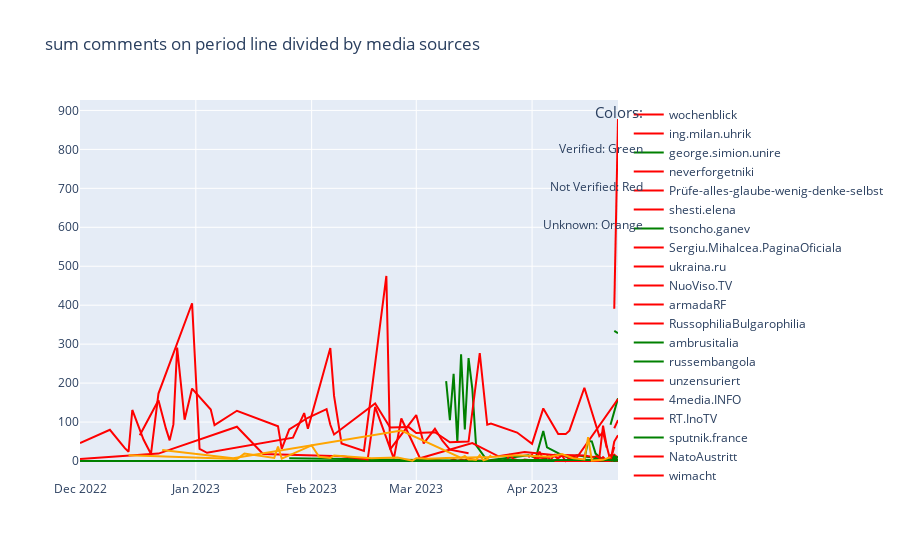

Source (notebook cell):
### Markdown cell above
## -> 6. Chart "Sum comments" by every media on timeline

### Code cell
SumComments_OnPeriod_Divided_byMedia(Aks_groupbyPosts_periods)

### Figure 1 — Plotly figure (JSON) as saved in the notebook; plotly's stock layout.template omitted (floating-point values rounded to 4 significant figures)
{"data": [{"hovertemplate": "Username: wochenblick<br>Sum Posts: {y}Date: {x}", "line": {"color": "red"}, "mode": "lines", "name": "wochenblick", "type": "scatter", "x": ["2023-04-24"], "y": [8]}, {"hovertemplate": "Username: ing.milan.uhrik<br>Sum Posts: {y}Date: {x}", "line": {"color": "red"}, "mode": "lines", "name": "ing.milan.uhrik", "type": "scatter", "x": ["2023-03-13", "2023-03-15", "2023-03-16", "2023-03-17", "2023-03-19", "2023-03-20", "2023-03-22", "2023-03-25", "2023-03-26", "2023-03-27", "2023-03-30", "2023-03-31", "2023-04-02", "2023-04-04", "2023-04-06", "2023-04-07", "2023-04-09", "2023-04-10", "2023-04-12", "2023-04-13", "2023-04-15", "2023-04-16", "2023-04-17", "2023-04-18", "2023-04-19", "2023-04-21", "2023-04-22"], "y": [0, 0, 0, 0, 0, 0, 1, 0, 0, 1, 0, 0, 1, 0, 0, 0, 0, 0, 0, 0, 0, 0, 0, 1, 0, 0, 0]}, {"hovertemplate": "Username: george.simion.unire<br>Sum Posts: {y}Date: {x}", "line": {"color": "green"}, "mode": "lines", "name": "george.simion.unire", "type": "scatter", "x": ["2023-03-09", "2023-03-10", "2023-03-11", "2023-03-12", "2023-03-13", "2023-03-14", "2023-03-15", "2023-03-16", "2023-03-17", "2023-03-20", "2023-03-31", "2023-04-02", "2023-04-04", "2023-04-05", "2023-04-09", "2023-04-11", "2023-04-13", "2023-04-16", "2023-04-19"], "y": [205, 105, 224, 48, 274, 81, 264, 186, 41, 1, 15, 8, 77, 35, 15, 8, 15, 10, 11]}, {"hovertemplate": "Username: neverforgetniki<br>Sum Posts: {y}Date: {x}", "line": {"color": "red"}, "mode": "lines", "name": "neverforgetniki", "type": "scatter", "x": ["2023-03-31", "2023-04-01", "2023-04-02", "2023-04-03", "2023-04-04", "2023-04-05", "2023-04-06", "2023-04-07", "2023-04-08"], "y": [10, 16, 5, 9, 8, 8, 12, 12, 7]}, {"hovertemplate": "Username: Prüfe-alles-glaube-wenig-denke-selbst<br>Sum Posts: {y}Date: {x}", "line": {"color": "red"}, "mode": "lines", "name": "Prüfe-alles-glaube-wenig-denke-selbst", "type": "scatter", "x": ["2022-12-01", "2022-12-09", "2022-12-13", "2022-12-14", "2022-12-15", "2022-12-18", "2022-12-20", "2022-12-22", "2022-12-31", "2023-01-02", "2023-01-04", "2023-01-27", "2023-01-30", "2023-01-31", "2023-02-06", "2023-02-07", "2023-02-09", "2023-02-15", "2023-02-21", "2023-02-22", "2023-03-01", "2023-03-03", "2023-03-06", "2023-03-08", "2023-03-10", "2023-03-15"], "y": [46, 80, 33, 24, 131, 55, 18, 173, 405, 31, 21, 60, 123, 83, 290, 167, 45, 26, 475, 30, 118, 45, 83, 52, 29, 20]}, {"hovertemplate": "Username: shesti.elena<br>Sum Posts: {y}Date: {x}", "line": {"color": "red"}, "mode": "lines", "name": "shesti.elena", "type": "scatter", "x": ["2023-04-19", "2023-04-20", "2023-04-21", "2023-04-22", "2023-04-23", "2023-04-24"], "y": [0, 10, 1, 11, 16, 8]}, {"hovertemplate": "Username: tsoncho.ganev<br>Sum Posts: {y}Date: {x}", "line": {"color": "green"}, "mode": "lines", "name": "tsoncho.ganev", "type": "scatter", "x": ["2023-04-15", "2023-04-16", "2023-04-17", "2023-04-18", "2023-04-19", "2023-04-20", "2023-04-21", "2023-04-22", "2023-04-23", "2023-04-24"], "y": [5, 51, 50, 19, 11, 2, 4, 1, 1, 1]}, {"hovertemplate": "Username: Sergiu.Mihalcea.PaginaOficiala<br>Sum Posts: {y}Date: {x}", "line": {"color": "red"}, "mode": "lines", "name": "Sergiu.Mihalcea.PaginaOficiala", "type": "scatter", "x": ["2023-04-23", "2023-04-24"], "y": [391, 878]}, {"hovertemplate": "Username: ukraina.ru<br>Sum Posts: {y}Date: {x}", "line": {"color": "red"}, "mode": "lines", "name": "ukraina.ru", "type": "scatter", "x": ["2023-02-25", "2023-03-02", "2023-03-03", "2023-03-08", "2023-03-10", "2023-03-11", "2023-03-12", "2023-03-13", "2023-03-14", "2023-03-15", "2023-03-17", "2023-03-20", "2023-03-22", "2023-03-25", "2023-03-26", "2023-03-27", "2023-03-29", "2023-03-30", "2023-04-01", "2023-04-02", "2023-04-03", "2023-04-04", "2023-04-05", "2023-04-06", "2023-04-07", "2023-04-15", "2023-04-22", "2023-04-23"], "y": [0, 1, 7, 0, 0, 4, 0, 3, 2, 6, 2, 0, 1, 0, 15, 5, 0, 4, 1, 1, 24, 3, 0, 3, 16, 14, 2, 36]}, {"hovertemplate": "Username: NuoViso.TV<br>Sum Posts: {y}Date: {x}", "line": {"color": "red"}, "mode": "lines", "name": "NuoViso.TV", "type": "scatter", "x": ["2023-04-20", "2023-04-21", "2023-04-22", "2023-04-23", "2023-04-24"], "y": [4, 4, 1, 2, 0]}, {"hovertemplate": "Username: armadaRF<br>Sum Posts: {y}Date: {x}", "line": {"color": "red"}, "mode": "lines", "name": "armadaRF", "type": "scatter", "x": ["2023-04-23", "2023-04-24"], "y": [84, 105]}, {"hovertemplate": "Username: RussophiliaBulgarophilia<br>Sum Posts: {y}Date: {x}", "line": {"color": "red"}, "mode": "lines", "name": "RussophiliaBulgarophilia", "type": "scatter", "x": ["2023-04-05", "2023-04-06", "2023-04-07", "2023-04-09", "2023-04-10", "2023-04-11", "2023-04-12", "2023-04-13", "2023-04-14", "2023-04-15", "2023-04-17", "2023-04-19", "2023-04-20", "2023-04-21", "2023-04-22", "2023-04-23", "2023-04-24"], "y": [16, 0, 0, 14, 0, 8, 1, 0, 1, 0, 1, 3, 0, 0, 0, 0, 0]}, {"hovertemplate": "Username: ambrusitalia<br>Sum Posts: {y}Date: {x}", "line": {"color": "green"}, "mode": "lines", "name": "ambrusitalia", "type": "scatter", "x": ["2023-04-22", "2023-04-23", "2023-04-24"], "y": [93, 130, 161]}, {"hovertemplate": "Username: russembangola<br>Sum Posts: {y}Date: {x}", "line": {"color": "green"}, "mode": "lines", "name": "russembangola", "type": "scatter", "x": ["2023-04-23", "2023-04-24"], "y": [334, 328]}, {"hovertemplate": "Username: unzensuriert<br>Sum Posts: {y}Date: {x}", "line": {"color": "red"}, "mode": "lines", "name": "unzensuriert", "type": "scatter", "x": ["2022-12-17", "2022-12-22", "2022-12-24", "2022-12-25", "2022-12-26", "2022-12-27", "2022-12-29", "2022-12-31", "2023-01-05", "2023-01-06", "2023-01-12", "2023-01-23", "2023-01-24", "2023-01-26", "2023-01-31", "2023-02-05", "2023-02-06", "2023-02-07", "2023-02-18", "2023-02-22", "2023-02-27", "2023-03-01", "2023-03-06", "2023-03-10", "2023-03-15", "2023-03-18", "2023-03-20", "2023-03-21", "2023-03-28", "2023-04-01", "2023-04-04", "2023-04-08", "2023-04-10", "2023-04-11", "2023-04-15", "2023-04-19", "2023-04-20", "2023-04-21"], "y": [66, 156, 83, 53, 94, 291, 106, 186, 132, 92, 129, 89, 31, 81, 111, 133, 93, 68, 148, 86, 87, 72, 74, 48, 50, 277, 93, 96, 73, 44, 135, 69, 69, 78, 188, 64, 74, 34]}, {"hovertemplate": "Username: 4media.INFO<br>Sum Posts: {y}Date: {x}", "line": {"color": "red"}, "mode": "lines", "name": "4media.INFO", "type": "scatter", "x": ["2023-04-19", "2023-04-20", "2023-04-21", "2023-04-22", "2023-04-23", "2023-04-24"], "y": [0, 0, 0, 0, 0, 1]}, {"hovertemplate": "Username: RT.InoTV<br>Sum Posts: {y}Date: {x}", "line": {"color": "red"}, "mode": "lines", "name": "RT.InoTV", "type": "scatter", "x": ["2023-04-16", "2023-04-17", "2023-04-18", "2023-04-19", "2023-04-20", "2023-04-21", "2023-04-22", "2023-04-23", "2023-04-24"], "y": [0, 0, 0, 0, 0, 1, 1, 0, 1]}, {"hovertemplate": "Username: sputnik.france<br>Sum Posts: {y}Date: {x}", "line": {"color": "green"}, "mode": "lines", "name": "sputnik.france", "type": "scatter", "x": ["2023-01-26", "2023-02-02", "2023-03-22", "2023-03-23", "2023-03-24", "2023-03-25", "2023-03-27", "2023-03-28", "2023-04-04", "2023-04-05"], "y": [7, 6, 0, 3, 1, 4, 1, 1, 3, 4]}, {"hovertemplate": "Username: NatoAustritt<br>Sum Posts: {y}Date: {x}", "line": {"color": "red"}, "mode": "lines", "name": "NatoAustritt", "type": "scatter", "x": ["2023-04-18", "2023-04-19", "2023-04-20", "2023-04-21", "2023-04-22", "2023-04-23", "2023-04-24"], "y": [1, 5, 7, 2, 14, 0, 1]}, {"hovertemplate": "Username: wimacht<br>Sum Posts: {y}Date: {x}", "line": {"color": "red"}, "mode": "lines", "name": "wimacht", "type": "scatter", "x": ["2023-04-17", "2023-04-18", "2023-04-19", "2023-04-20", "2023-04-21", "2023-04-22", "2023-04-23"], "y": [0, 0, 1, 2, 1, 1, 0]}, {"hovertemplate": "Username: tassagency<br>Sum Posts: {y}Date: {x}", "line": {"color": "green"}, "mode": "lines", "name": "tassagency", "type": "scatter", "x": ["2023-04-22", "2023-04-23", "2023-04-24"], "y": [0, 7, 11]}, {"hovertemplate": "Username: mod.mil.rus<br>Sum Posts: {y}Date: {x}", "line": {"color": "green"}, "mode": "lines", "name": "mod.mil.rus", "type": "scatter", "x": ["2023-03-21", "2023-04-22", "2023-04-23", "2023-04-24"], "y": [1, 3, 0, 2]}, {"hovertemplate": "Username: nicvoiculet<br>Sum Posts: {y}Date: {x}", "line": {"color": "green"}, "mode": "lines", "name": "nicvoiculet", "type": "scatter", "x": ["2023-04-22", "2023-04-23", "2023-04-24"], "y": [0, 13, 1]}, {"hovertemplate": "Username: giorgio.bianchi.100<br>Sum Posts: {y}Date: {x}", "line": {"color": "red"}, "mode": "lines", "name": "giorgio.bianchi.100", "type": "scatter", "x": ["2023-04-18", "2023-04-19", "2023-04-20", "2023-04-21", "2023-04-22", "2023-04-23", "2023-04-24"], "y": [14, 8, 91, 37, 0, 50, 66]}, {"hovertemplate": "Username: 1tvnews<br>Sum Posts: {y}Date: {x}", "line": {"color": "green"}, "mode": "lines", "name": "1tvnews", "type": "scatter", "x": ["2023-04-17", "2023-04-18", "2023-04-19", "2023-04-20", "2023-04-21", "2023-04-22", "2023-04-23", "2023-04-24"], "y": [1, 7, 2, 1, 3, 2, 3, 1]}, {"hovertemplate": "Username: lentaru<br>Sum Posts: {y}Date: {x}", "line": {"color": "green"}, "mode": "lines", "name": "lentaru", "type": "scatter", "x": ["2022-12-01", "2022-12-25", "2023-01-02", "2023-01-05", "2023-01-10", "2023-02-06", "2023-04-07"], "y": [0, 0, 0, 0, 0, 0, 0]}, {"hovertemplate": "Username: friedentotal<br>Sum Posts: {y}Date: {x}", "line": {"color": "red"}, "mode": "lines", "name": "friedentotal", "type": "scatter", "x": ["2022-12-01", "2022-12-22", "2023-01-12", "2023-01-19", "2023-02-09", "2023-02-16", "2023-02-18", "2023-02-23", "2023-02-25", "2023-03-02", "2023-03-16", "2023-03-23", "2023-03-30", "2023-04-13", "2023-04-24"], "y": [5, 19, 88, 18, 12, 4, 139, 6, 109, 7, 46, 12, 23, 9, 159]}, {"hovertemplate": "Username: 6001<br>Sum Posts: {y}Date: {x}", "line": {"color": "orange"}, "mode": "lines", "name": "6001", "type": "scatter", "x": ["2022-12-23", "2023-01-11", "2023-02-25", "2023-03-13", "2023-03-14", "2023-03-15", "2023-03-16", "2023-03-17", "2023-03-18", "2023-03-19", "2023-03-20", "2023-03-21"], "y": [28, 7, 78, 8, 13, 4, 4, 3, 15, 2, 5, 15]}, {"hovertemplate": "Username: group/rumenradevspasitel<br>Sum Posts: {y}Date: {x}", "line": {"color": "orange"}, "mode": "lines", "name": "group/rumenradevspasitel", "type": "scatter", "x": ["2022-12-14", "2023-01-12", "2023-01-14", "2023-01-22", "2023-01-23", "2023-01-24", "2023-02-01", "2023-02-02", "2023-02-03", "2023-02-06", "2023-02-07", "2023-02-17", "2023-02-22", "2023-02-24", "2023-02-28", "2023-03-01", "2023-03-02", "2023-03-03", "2023-03-04", "2023-03-09", "2023-03-16", "2023-03-21", "2023-03-28", "2023-04-06", "2023-04-09", "2023-04-12", "2023-04-15", "2023-04-16", "2023-04-17", "2023-04-20", "2023-04-22"], "y": [15, 5, 19, 8, 37, 6, 40, 27, 11, 8, 14, 7, 9, 9, 1, 7, 7, 7, 6, 8, 9, 10, 15, 11, 18, 7, 4, 61, 1, 3, 10]}, {"hovertemplate": "Username: 5808<br>Sum Posts: {y}Date: {x}", "line": {"color": "orange"}, "mode": "lines", "name": "5808", "type": "scatter", "x": ["2023-04-24"], "y": [124]}], "layout": {"annotations": [{"font": {"size": 15}, "showarrow": false, "text": "Colors:", "x": 1.05, "xref": "paper", "y": 1, "yref": "paper"}, {"showarrow": false, "text": "Verified: Green", "x": 1.05, "xref": "paper", "y": 0.9, "yref": "paper"}, {"showarrow": false, "text": "Not Verified: Red", "x": 1.05, "xref": "paper", "y": 0.8, "yref": "paper"}, {"showarrow": false, "text": "Unknown: Orange", "x": 1.05, "xref": "paper", "y": 0.7, "yref": "paper"}], "title": {"text": "sum comments on period line divided by media sources"}}}
